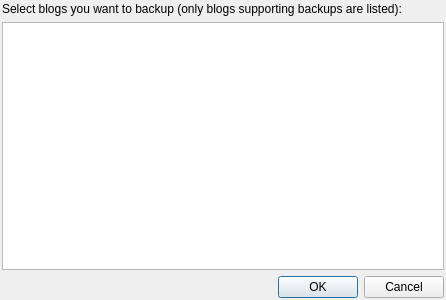
<?xml version="1.0" encoding="UTF-8"?>
<ui version="4.0">
 <class>AccountsSelectDialog</class>
 <widget class="QDialog" name="AccountsSelectDialog">
  <property name="geometry">
   <rect>
    <x>0</x>
    <y>0</y>
    <width>446</width>
    <height>300</height>
   </rect>
  </property>
  <property name="windowTitle">
   <string>Backup accounts</string>
  </property>
  <layout class="QGridLayout" name="gridLayout">
   <property name="margin">
    <number>2</number>
   </property>
   <item row="0" column="1">
    <widget class="QLabel" name="label">
     <property name="text">
      <string>Select blogs you want to backup (only blogs supporting backups are listed):</string>
     </property>
     <property name="wordWrap">
      <bool>false</bool>
     </property>
    </widget>
   </item>
   <item row="3" column="1">
    <widget class="QDialogButtonBox" name="buttonBox">
     <property name="orientation">
      <enum>Qt::Horizontal</enum>
     </property>
     <property name="standardButtons">
      <set>QDialogButtonBox::Cancel|QDialogButtonBox::Ok</set>
     </property>
    </widget>
   </item>
   <item row="1" column="1">
    <widget class="QTreeView" name="AccountsView_"/>
   </item>
  </layout>
 </widget>
 <resources/>
 <connections>
  <connection>
   <sender>buttonBox</sender>
   <signal>accepted()</signal>
   <receiver>AccountsSelectDialog</receiver>
   <slot>accept()</slot>
   <hints>
    <hint type="sourcelabel">
     <x>248</x>
     <y>254</y>
    </hint>
    <hint type="destinationlabel">
     <x>157</x>
     <y>274</y>
    </hint>
   </hints>
  </connection>
  <connection>
   <sender>buttonBox</sender>
   <signal>rejected()</signal>
   <receiver>AccountsSelectDialog</receiver>
   <slot>reject()</slot>
   <hints>
    <hint type="sourcelabel">
     <x>316</x>
     <y>260</y>
    </hint>
    <hint type="destinationlabel">
     <x>286</x>
     <y>274</y>
    </hint>
   </hints>
  </connection>
 </connections>
</ui>
